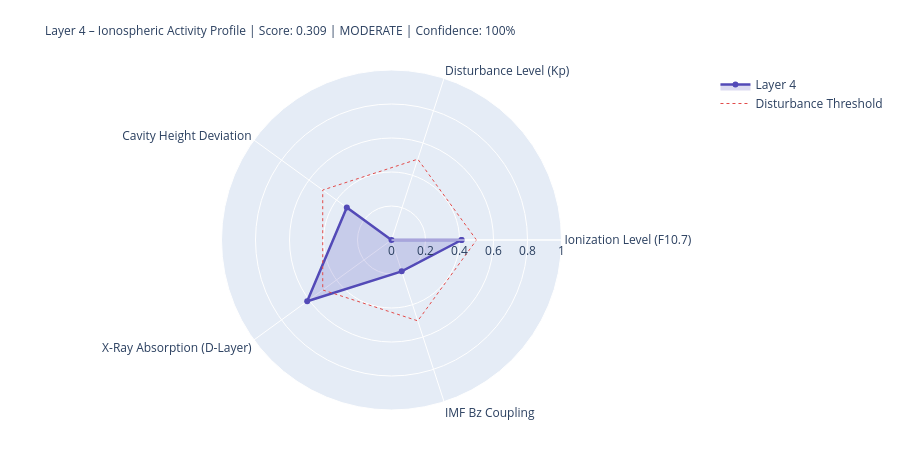

The cell this chart's notebook holds for it:
### Markdown cell above
---
## 4. State Assessment & Handoff to Layer 5

### Code cell
# ============================================================
# LAYER-4-SCORE
# ============================================================

COMPONENTS = {
    'Ionization Level (F10.7)':    {'score': ioniz,       'source': 'primary' if f107_now else 'from_layer0', 'dynamic': True},
    'Disturbance Level (Kp)':          {'score': disturb,     'source': 'primary' if kp_now   else 'from_layer0', 'dynamic': True},
    'Cavity Height Deviation':    {'score': h_dev,       'source': 'derived',                                'dynamic': True},
    'X-Ray Absorption (D-Layer)':{'score': xray_ioniz,  'source': 'primary' if xray_now else 'missing',     'dynamic': True},
    'IMF Bz Coupling':             {'score': bz_coupling, 'source': 'primary' if bz_now   else 'from_layer0', 'dynamic': True},
}

available    = {k: v['score'] for k, v in COMPONENTS.items() if v['score'] is not None}
unavailable  = [k for k, v in COMPONENTS.items() if v['score'] is None]
layer4_score = round(sum(available.values()) / len(available), 4) if available else None
confidence   = round(len(available) / len(COMPONENTS), 2)
level = ('unknown' if layer4_score is None
         else 'quiet'   if layer4_score < 0.3
         else 'moderate' if layer4_score < 0.6
         else 'active')
dominant_l4 = max(available, key=available.get) if available else 'none'

# Resonance delta for Schumann SR-1
sr1_ref = schumann_freq(1, 80.0)
sr1_now = schumann_freq(1, h_eff)
sr1_delta_mhz = (sr1_now - sr1_ref) * 1000

# Propagation conditions
prop_cond = ('disturbed'   if kp_val > 4
             else 'unsettled' if kp_val > 2
             else 'normal')
if xray_class in ['X', 'M']:
    prop_cond = 'Radio-Blackout moeglich'

W = 68
print('=' * W)
print('LAYER 4 – IONOSPHERE – STATE ASSESSMENT')
print('=' * W)
for name, comp in COMPONENTS.items():
    s = comp['score']
    if s is not None:
        bar = '█' * int(s * 20) + '░' * (20 - int(s * 20))
        print(f'  {name:<36} {bar}  {s:.3f}  [{comp["source"]}]')
    else:
        print(f'  {name:<36} {"─" * 20}  n/a   [missing]')
print('-' * W)
print(f'  Score:          {layer4_score:.3f}  ({len(available)}/{len(COMPONENTS)} components)')
print(f'  Confidence:     {confidence:.0%}')
print(f'  Level:          {level.upper()}')
print(f'  Dominant:       {dominant_l4}')
print(f'  Cavity height:  {h_eff:.1f} km  (Ref: 80.0 km)')
print(f'  SR-1:           {sr1_now:.3f} Hz  (Δ {sr1_delta_mhz:+.1f} mHz vs. ref)')
print(f'  Propagation:    {prop_cond}')
print(f'  X-Ray:          {xray_class}-class  ({xray_now:.2e} W/m²)' if xray_now else '  X-Ray:          n/a')
print('=' * W)

# Radar
cats   = list(available.keys())
vals_r = list(available.values())
if len(cats) >= 3:
    fig = go.Figure()
    fig.add_trace(go.Scatterpolar(
        r=vals_r + [vals_r[0]], theta=cats + [cats[0]],
        fill='toself', fillcolor='rgba(83,74,183,0.20)',
        line=dict(color='#534AB7', width=2.5), name='Layer 4'
    ))
    fig.add_trace(go.Scatterpolar(
        r=[0.5] * (len(cats)+1), theta=cats + [cats[0]],
        line=dict(color='#E24B4A', dash='dot', width=1),
        mode='lines', name='Disturbance Threshold'
    ))
    fig.update_layout(
        title=dict(
            text=f'Layer 4 – Ionospheric Activity Profile | Score: {layer4_score:.3f} | {level.upper()} | Confidence: {confidence:.0%}',
            font=dict(size=12)
        ),
        polar=dict(radialaxis=dict(visible=True, range=[0, 1])),
        height=450, showlegend=True,
        margin=dict(l=80, r=80, t=70, b=40)
    )
    fig.show()

### Figure 1 — Plotly figure (JSON) as saved in the notebook; plotly's stock layout.template omitted (floating-point values rounded to 4 significant figures)
{"data": [{"fill": "toself", "fillcolor": "rgba(83,74,183,0.20)", "line": {"color": "#534AB7", "width": 2.5}, "name": "Layer 4", "r": [0.412, 0.0, 0.325, 0.613, 0.194, 0.412], "theta": ["Ionization Level (F10.7)", "Disturbance Level (Kp)", "Cavity Height Deviation", "X-Ray Absorption (D-Layer)", "IMF Bz Coupling", "Ionization Level (F10.7)"], "type": "scatterpolar"}, {"line": {"color": "#E24B4A", "dash": "dot", "width": 1}, "mode": "lines", "name": "Disturbance Threshold", "r": [0.5, 0.5, 0.5, 0.5, 0.5, 0.5], "theta": ["Ionization Level (F10.7)", "Disturbance Level (Kp)", "Cavity Height Deviation", "X-Ray Absorption (D-Layer)", "IMF Bz Coupling", "Ionization Level (F10.7)"], "type": "scatterpolar"}], "layout": {"height": 450, "margin": {"b": 40, "l": 80, "r": 80, "t": 70}, "polar": {"radialaxis": {"range": [0, 1], "visible": true}}, "showlegend": true, "title": {"font": {"size": 12}, "text": "Layer 4 – Ionospheric Activity Profile | Score: 0.309 | MODERATE | Confidence: 100%"}}}
